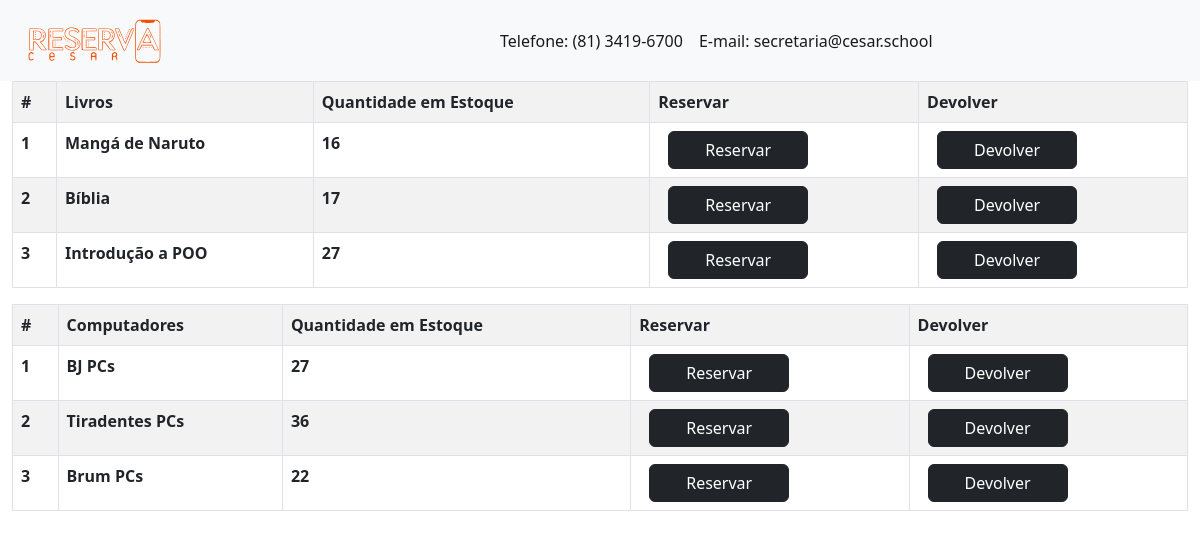
/inventory/, run on an earlier commit of the app's database.
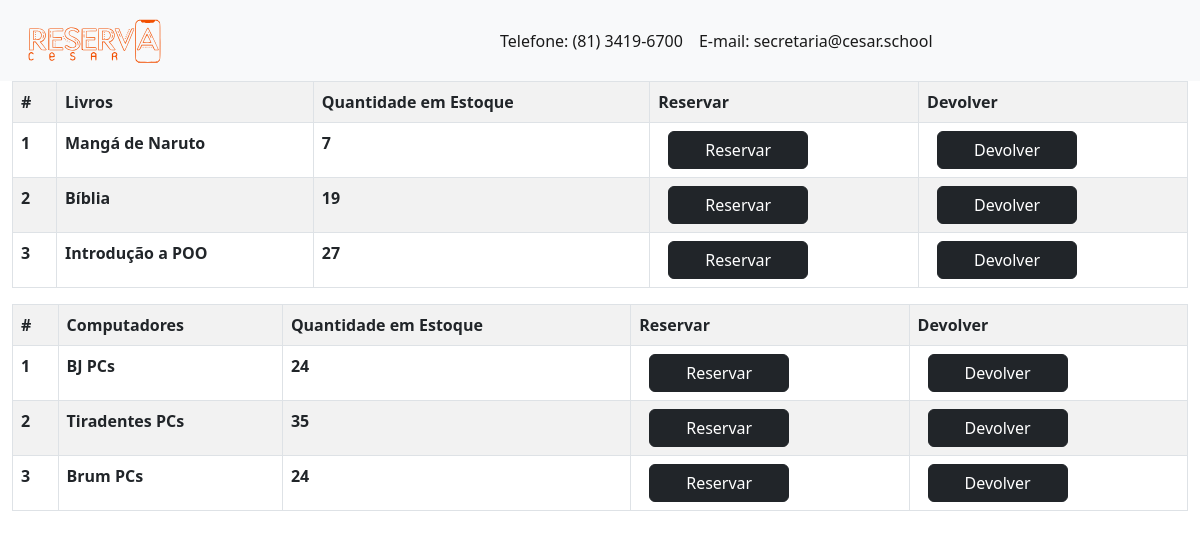
And on a later commit of the database.
### fdsApp/models.py (models this page shows, shortened)
class fdsApp(models.Model):
    name = models.CharField(max_length=100, null=False, blank=False)
    quantity_in_stock = models.IntegerField(null=False, blank=False)

class computers(models.Model):
    c_name = models.CharField(max_length=100, null=False, blank=False)
    c_quantity_in_stock = models.IntegerField(null=False, blank=False)

### fdsApp/views.py (the view)
# urls.py: path("", inventory_list, name="inventory_list"),
def inventory_list(request, book_id=None):
    inventories = fdsApp.objects.all()
    inventorypc = computers.objects.all()
    context = {
        "title": "Inventory List",
        "inventories": inventories,
        "inventorypc": inventorypc,
    }
    return render(request, "fds_app/inventory_list.html", context=context)

### templates/fds_app/inventory_list.html
{% extends '../layout.html' %}
{% block content %}
<div class="content-section">
    <table class="table table-striped table-bordered table-hovet">
        <div class="thead-dark">
          <tr>
            <th scope="col">#</th>
            <th scope="col">Livros</th>
            <th scope="col">Quantidade em Estoque</th>
            <th scope="col">Reservar</th>
            <th scope="col">Devolver</th>
          </tr>
        </div>
        <div>
          {% for fdsApp in inventories %}
            <tr style='cursor: pointer; cursor: hand;'>
              <th scope="row">{{ forloop.counter }}</th>
              <th scope="row">{{ fdsApp.name }}</th>
              <th scope="row">{{ fdsApp.quantity_in_stock }}</th>
                 <th scope="row">  <a href="{% url 'reserve_book'  fdsApp.id %}" type="button"  style="width:140px; margin-left:10px;"
                                        class="btn btn-dark" title="Reservar"> Reservar</a>   </th>
                <th scope="row"> <a href="{% url 'return_book' fdsApp.id %}" type="button"  style="width:140px; margin-left:10px;"
                                        class="btn btn-dark" title="Devolver"> Devolver</a> </th>
            </tr>
          {% endfor %}
          </div>
    </table>
      <table class="table table-striped table-bordered table-hovet">
          <div class="thead-dark">
            <tr>
              <th scope="col">#</th>
              <th scope="col">Computadores</th>
              <th scope="col">Quantidade em Estoque</th>
              <th scope="col">Reservar</th>
              <th scope="col">Devolver</th>
            </tr>
          </div>
          <div>
            {% for computers in inventorypc %}
              <tr style='cursor: pointer; cursor: hand;'>
                <th scope="row">{{ forloop.counter }}</th>
                <th scope="row">{{ computers.c_name }}</th>
                <th scope="row">{{ computers.c_quantity_in_stock }}</th>
                   <th scope="row">  <a href="{% url 'reserve_computer' computers.id %}" type="button"  style="width:140px; margin-left:10px;"
                                        class="btn btn-dark" title="Reservar"> Reservar</a>   </th>
                <th scope="row"> <a href="{% url 'free_compute' computers.id %}" type="button"  style="width:140px; margin-left:10px;"
                                        class="btn btn-dark" title="Devolver"> Devolver</a> </th>
              </tr>
            {% endfor %}
            </div>
      </table>
</div>
{% endblock %}

What changed in the data, as far as the page shows it:
changed fdsApp "Mangá de Naruto": quantity_in_stock "16" → "7"
changed fdsApp "Bíblia": quantity_in_stock "17" → "19"
changed computers "BJ PCs": c_quantity_in_stock "27" → "24"
changed computers "Tiradentes PCs": c_quantity_in_stock "36" → "35"
changed computers "Brum PCs": c_quantity_in_stock "22" → "24"
